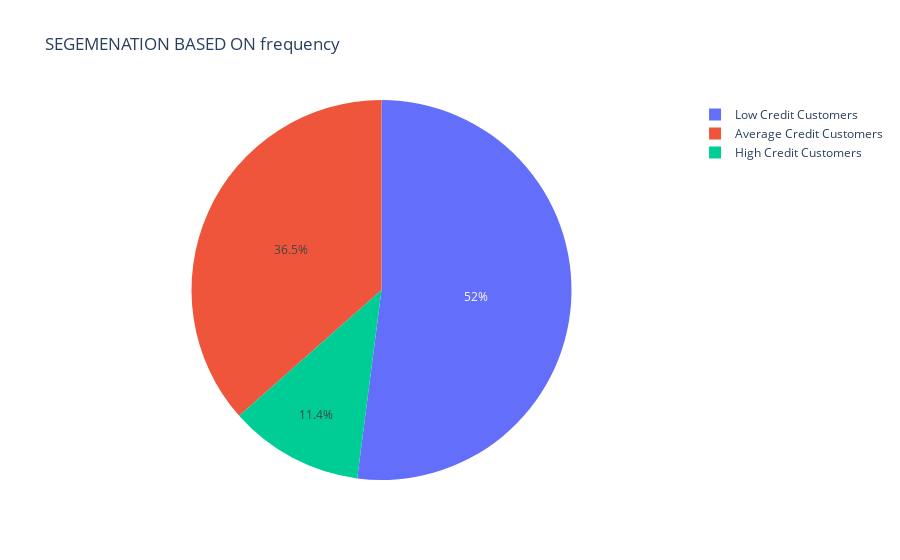

The code cell stored with this chart in its notebook:
### Code cell
pie_chart(df_RFM,'frequency')

### Figure 1 — Plotly figure (JSON) as saved in the notebook; plotly's stock layout.template omitted (floating-point values rounded to 4 significant figures; data arrays with more than 128 entries replaced by an {"elided": "..."} marker saying what was removed)
{"data": [{"domain": {"x": [0, 1], "y": [0, 1]}, "hovertemplate": "rfm_segment=%{label}<br>frequency=%{value}<extra></extra>", "labels": {"elided": "649 str values"}, "legendgroup": "", "name": "", "showlegend": true, "type": "pie", "values": {"elided": "649 float values"}}], "layout": {"legend": {"tracegroupgap": 0}, "title": {"text": "SEGEMENATION BASED ON frequency"}}}
